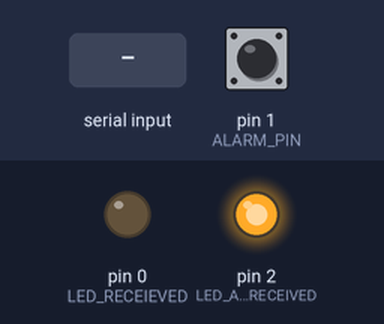
Recording of a sketch running on a simulated Arduino Uno, built with avr-gcc and run on an emulated ATmega328P. Parts: output pins drawn as LEDs (lit = HIGH). The inputs (shaded band) are chosen by the test bench; at power-on: pin 1 (ALARM_PIN) HIGH.

Above: at 1.2 s.
1.3 s: pin 1 (ALARM_PIN) pulled LOW for 0.15 s
At 1.47 s:
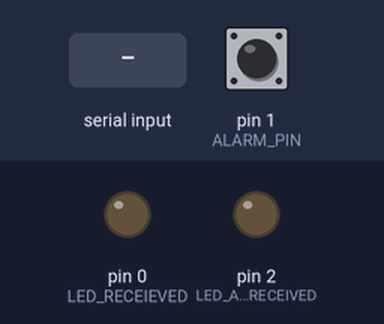
3.0 s: "on" received over the second serial link
At 3.7 s:
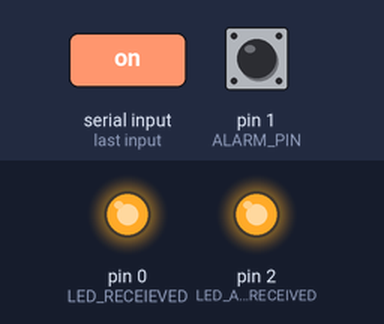
4.5 s: pin 1 (ALARM_PIN) pulled LOW for 1 s
At 5.4 s:
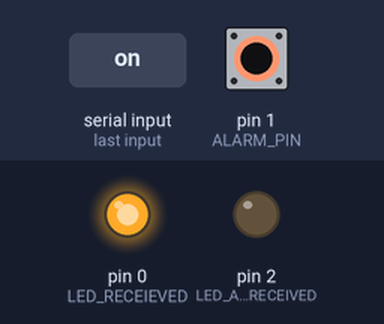
7.1 s: pin 1 (ALARM_PIN) pulled LOW for 3.2 s
At 11.1 s:
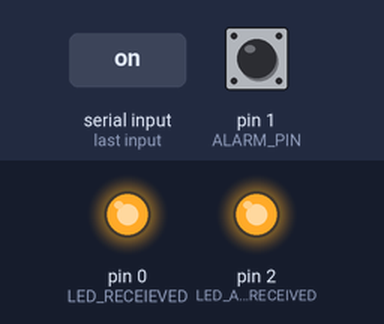
11.8 s: "off" received over the second serial link
At 12.8 s:
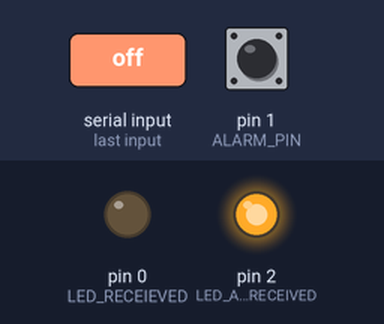
Timing chart, 0 to 14.3 s (numbered marks = the images above; inputs shaded):
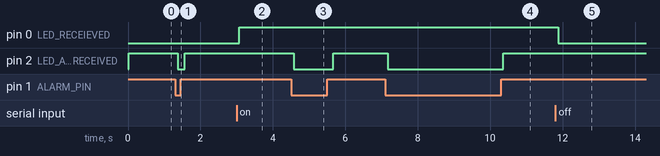

Measured:
- after the input at 1.3 s, pin 2 (LED_ALARM_RECEIVED): HIGH → LOW after 0.07 s, → HIGH 0.19 s later
- after the input at 3.0 s, pin 0 (LED_RECEIEVED): LOW → HIGH after 0.08 s
- after the input at 4.5 s, pin 2 (LED_ALARM_RECEIVED): HIGH → LOW after 0.08 s, → HIGH 1.1 s later
- after the input at 7.1 s, pin 2 (LED_ALARM_RECEIVED): HIGH → LOW after 0.07 s, → HIGH 3.2 s later
- after the input at 11.8 s, pin 0 (LED_RECEIEVED): HIGH → LOW after 0.07 s

The sketch:

ATINY_BLUETOOTH_CON.ino
```cpp
/*
 * ATINY85 Bluetooth connection.
 *
 * Establishes a serial connection via the hc05 bluetooth module.
 * Shows how to handle input- and outut pins.
 *
 * ATINY will receieve an send data via a serial connection.
 * When the strings "on"/ "off" are received, a led will turn on/ of
 * When an asociatet pin is set to high rising edge (on) is detected, wehn it is set back
 * to low, the falling edge is detected.
 *
 * Works with:
 * - Arduino Studio 1.8.8
 * -
 */

// Libraries
#include <SoftwareSerial.h>

#define LED_RECEIEVED 0
#define ALARM_PIN 1
#define LED_ALARM_RECEIVED 2
#define RX 3
#define TX 4

SoftwareSerial mySerial(RX,TX);
int alarmPinState,alarmPinPrevState;

#define MAX_SIZE_OF_SERIAL_DATA 255
char serialData[MAX_SIZE_OF_SERIAL_DATA];
int bytesRead;

//
// Once
//
void setup()
{
  pinMode(RX,INPUT);
  pinMode(TX,OUTPUT);
  pinMode(LED_ALARM_RECEIVED,OUTPUT);
  pinMode(LED_RECEIEVED,OUTPUT);
  pinMode(ALARM_PIN,INPUT_PULLUP);
  mySerial.begin(9600);
}

//
// Loop
//

void loop()
{
  // If serial is availalabe, then hc05 has received data
  if(mySerial.available()){
    while(mySerial.available()){
      serialData[bytesRead]=mySerial.read();
      if (bytesRead<=MAX_SIZE_OF_SERIAL_DATA)
          bytesRead++;
      }
      serialData[bytesRead]='\0';
      mySerial.print("received:"); // Debug echo input back to sender => Works just fine....
      mySerial.println(serialData);
      bytesRead=0;
    }

  if (strcmp(serialData,"on")){
    digitalWrite(LED_RECEIEVED,LOW);
  } else{
    if (strcmp(serialData,"off")){
      digitalWrite(LED_RECEIEVED,HIGH);
    }
  }

  // Alarm receieved?
  alarmPinState=digitalRead(ALARM_PIN);

  // Rising edge=> turn led on and send something via serial....
  // LOW to HIGH is checked because alarm oin is in PULLUP- state.. (so, LOW means actually HIGH)
  if(alarmPinState==HIGH && alarmPinPrevState==LOW){
    mySerial.println("ALARM_RISING_EDGE");
    digitalWrite(LED_ALARM_RECEIVED,HIGH);
  } else{
    if (alarmPinState==LOW && alarmPinPrevState==HIGH){
      digitalWrite(LED_ALARM_RECEIVED,LOW);
      mySerial.println("ALARM_FALLING_EDGE");
    }
  }
  alarmPinPrevState=alarmPinState;
  delay(150);
}
```
